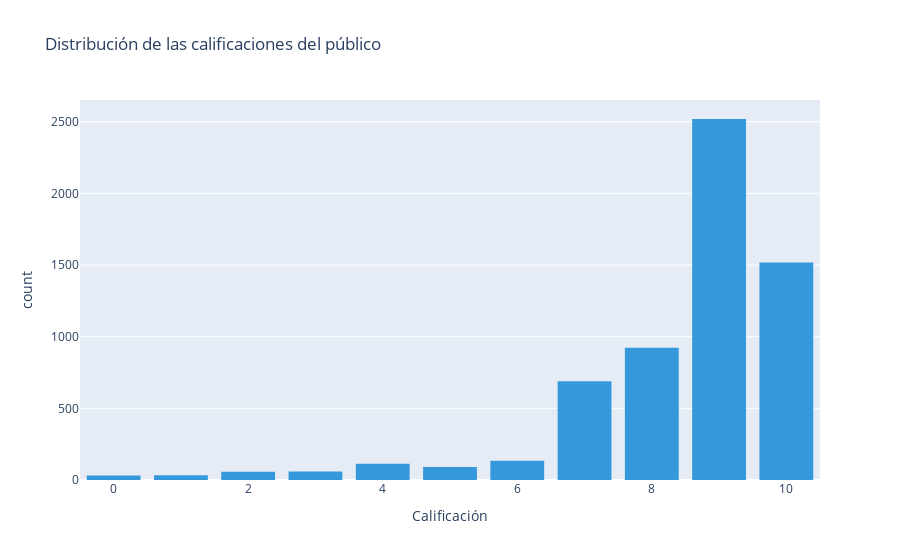

The cell this chart's notebook holds for it:
### Markdown cell above
## Gráfico 6: Evaluaciones de los productos:

### Code cell
import plotly.express as px

# Crear histograma con Plotly
fig = px.histogram(
    df,
    x="nota",
    nbins=11,  # de 0 a 10, enteros
    title="Distribución de las calificaciones del público",
    labels={"nota": "Calificación", "count": "Cantidad"},
    color_discrete_sequence=["#3498db"],
)

fig.update_layout(bargap=0.2)  # separación entre barras
fig.show()

### Figure 1 — Plotly figure (JSON) as saved in the notebook; plotly's stock layout.template omitted (floating-point values rounded to 4 significant figures; data arrays with more than 128 entries replaced by an {"elided": "..."} marker saying what was removed)
{"data": [{"bingroup": "x", "hovertemplate": "Calificación=%{x}<br>count=%{y}<extra></extra>", "legendgroup": "", "marker": {"color": "#3498db", "pattern": {"shape": ""}}, "name": "", "nbinsx": 11, "orientation": "v", "showlegend": false, "type": "histogram", "x": {"elided": "6169 int values"}, "xaxis": "x", "yaxis": "y"}], "layout": {"bargap": 0.2, "barmode": "relative", "legend": {"tracegroupgap": 0}, "title": {"text": "Distribución de las calificaciones del público"}, "xaxis": {"anchor": "y", "domain": [0, 1], "title": {"text": "Calificación"}}, "yaxis": {"anchor": "x", "domain": [0, 1], "title": {"text": "count"}}}}
